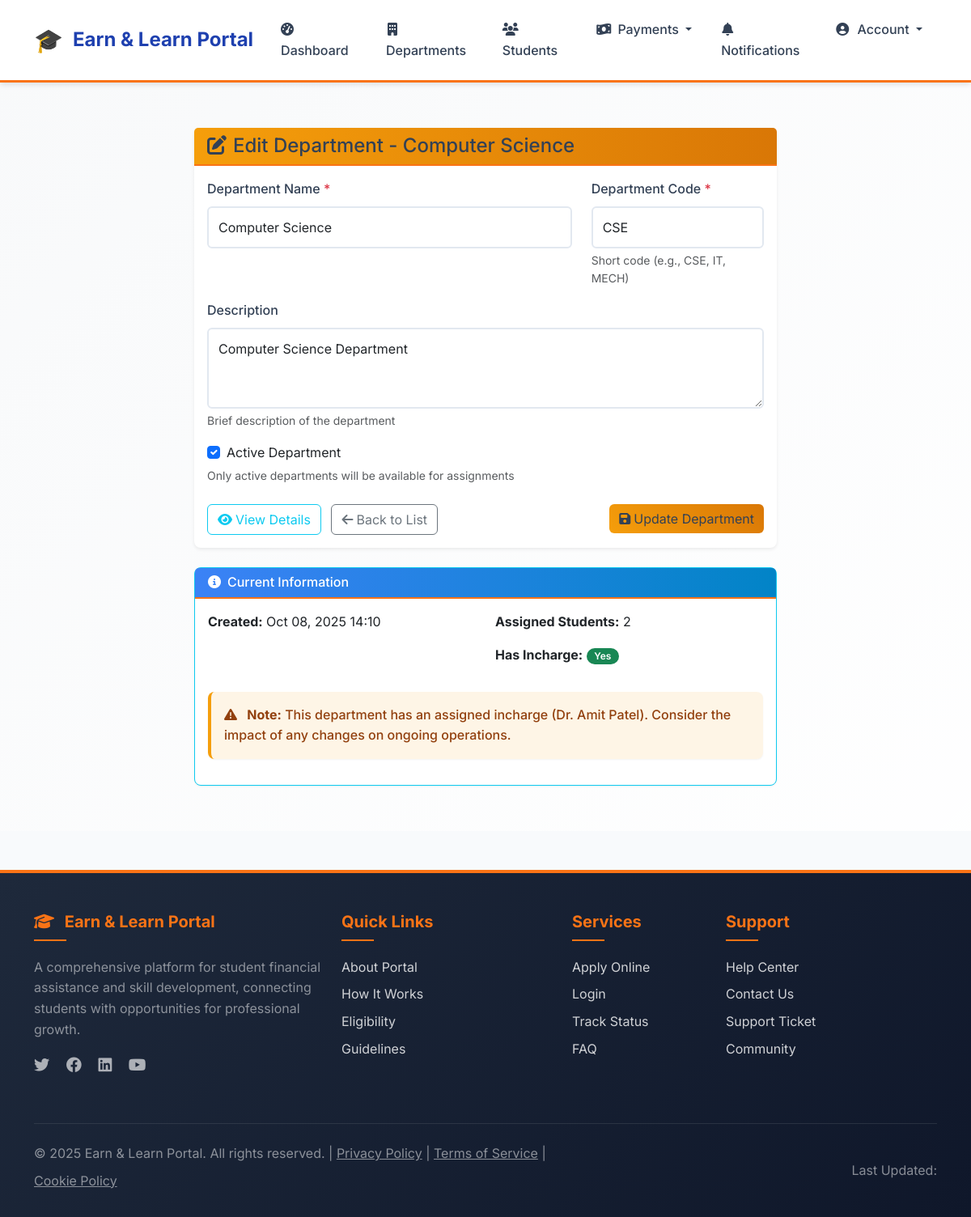
/departments/2/edit/ (signed in), run on the app's committed database.
### scheme/models.py (models this page shows, shortened)
class Department(models.Model):
    name = models.CharField(max_length=100, unique=True)
    code = models.CharField(max_length=10, unique=True, help_text="Department code (e.g., CSE, IT, MECH)")
    description = models.TextField(blank=True, null=True)
    is_active = models.BooleanField(default=True)
    created_at = models.DateTimeField(auto_now_add=True)
    created_by = models.ForeignKey(settings.AUTH_USER_MODEL, on_delete=models.SET_NULL, null=True, related_name='created_departments')
    class Meta:
        ordering = ['name']

class DepartmentIncharge(models.Model):
    user = models.OneToOneField(settings.AUTH_USER_MODEL, on_delete=models.CASCADE, limit_choices_to={'role': 'department_encharge'})
    department = models.OneToOneField(Department, on_delete=models.CASCADE, related_name='incharge')
    assigned_at = models.DateTimeField(auto_now_add=True)
    assigned_by = models.ForeignKey(settings.AUTH_USER_MODEL, on_delete=models.SET_NULL, null=True, related_name='assigned_incharges')
    is_active = models.BooleanField(default=True)
    class Meta:
        verbose_name = "Department Incharge"
        verbose_name_plural = "Department Incharges"

### users/models.py (models this page shows, shortened)
class User(AbstractUser):
    ROLE_CHOICES = [
        ('student', 'Student'),
        ('department_encharge', 'Department Encharge'),
        ('el_coordinator', 'E & L Coordinator'),
        ('admin', 'Admin'),
    ]
    role = models.CharField(max_length=20, choices=ROLE_CHOICES, default='student')
    is_registered = models.BooleanField(default=False)
    groups = models.ManyToManyField(Group, related_name="custom_user_groups", blank=True)
    user_permissions = models.ManyToManyField(Permission, related_name="custom_user_permissions", blank=True)
    def get_full_name(self):
        if self.role == 'student':
            scheme_app = self.get_scheme_application()
            if scheme_app:
                middle_name = f" {scheme_app.middle_name}" if scheme_app.middle_name else ""
                return f"{scheme_app.first_name}{middle_name} {scheme_app.last_name}".strip()
        return super().get_full_name() or self.username

### users/decorators.py (the view)
        def wrapper(request, *args, **kwargs):
            if request.user.is_authenticated and hasattr(request.user, 'role'):
                if isinstance(required_role, list):
                    if request.user.role in required_role:
                        return view_func(request, *args, **kwargs)
                else:
                    if request.user.role == required_role:
                        return view_func(request, *args, **kwargs)
                return HttpResponseForbidden("You are not authorized to access this page.")
            return HttpResponseForbidden("You are not authorized to access this page.")

### scheme/forms.py (shortened to what this page needs)
class DepartmentForm(forms.ModelForm):
    class Meta:
        model = Department
        fields = ['name', 'code', 'description', 'is_active']
        widgets = {
            'name': forms.TextInput(attrs={'class': 'form-control', 'placeholder': 'e.g., Computer Engineering'}),
            'code': forms.TextInput(attrs={'class': 'form-control', 'placeholder': 'e.g., CSE', 'style': 'text-transform: uppercase'}),
            'description': forms.Textarea(attrs={'class': 'form-control', 'rows': 3, 'placeholder': 'Department description...'}),
            'is_active': forms.CheckboxInput(attrs={'class': 'form-check-input'}),
        }

### notifications/context_processors.py (called while the page is built)
def unread_notifications_count(request):
    if request.user.is_authenticated:
        count = Notification.objects.filter(user=request.user, is_read=False).count()
    else:
        count = 0
    return {'unread_notifications_count': count}

### scheme/views.py (called while the page is built)
@login_required
@role_required('el_coordinator')
def edit_department(request, department_id):
    department = get_object_or_404(Department, id=department_id)
    if request.method == 'POST':
        form = DepartmentForm(request.POST, instance=department)
        if form.is_valid():
            form.save()
            messages.success(request, f"Department '{department.name}' updated successfully!")
            return redirect('department_list')
    else:
        form = DepartmentForm(instance=department)
    context = {'form': form, 'department': department}
    return render(request, 'scheme/edit_department.html', context)

### templates/scheme/edit_department.html (shortened to what this page needs)
{% extends 'base.html' %}
{% block content %}
<div class="container py-4">
    <div class="row justify-content-center">
        <div class="col-lg-8">
            <div class="card border-0 shadow-sm">
                <div class="card-header bg-warning text-dark">
                    <h4 class="mb-0">
                        <i class="fas fa-edit me-2"></i>Edit Department - {{ department.name }}
                    </h4>
                </div>
                <div class="card-body">
                    <form method="post" class="needs-validation" novalidate>
                        <div class="row">
                            <div class="col-md-8 mb-3">
                                <label for="{{ form.name.id_for_label }}" class="form-label fw-medium">
                                    Department Name <span class="text-danger">*</span>
                                </label>
                                {{ form.name }}
                            </div>
                            <div class="col-md-4 mb-3">
                                <label for="{{ form.code.id_for_label }}" class="form-label fw-medium">
                                    Department Code <span class="text-danger">*</span>
                                </label>
                                {{ form.code }}
                                <div class="form-text">Short code (e.g., CSE, IT, MECH)</div>
                            </div>
                        </div>
                        <div class="mb-3">
                            <label for="{{ form.description.id_for_label }}" class="form-label fw-medium">
                                Description
                            </label>
                            {{ form.description }}
                            <div class="form-text">Brief description of the department</div>
                        </div>
                        <div class="mb-4">
                            <div class="form-check">
                                {{ form.is_active }}
                                <label class="form-check-label" for="{{ form.is_active.id_for_label }}">
                                    Active Department
                                </label>
                            </div>
                            <div class="form-text">Only active departments will be available for assignments</div>
                        </div>
                        <div class="d-flex justify-content-between">
                            <div>
                                <a href="{% url 'department_detail' department.id %}" class="btn btn-outline-info me-2">
                                    <i class="fas fa-eye me-1"></i>View Details
                                </a>
                                <a href="{% url 'department_list' %}" class="btn btn-outline-secondary">
                                    <i class="fas fa-arrow-left me-1"></i>Back to List
                                </a>
                            </div>
                            <div>
                                <button type="submit" class="btn btn-warning">
                                    <i class="fas fa-save me-1"></i>Update Department
                                </button>
                            </div>
                        </div>
                    </form>
                </div>
            </div>
            <div class="card border-info mt-4">
                <div class="card-header bg-info text-white">
                    <h6 class="mb-0"><i class="fas fa-info-circle me-2"></i>Current Information</h6>
                </div>
                <div class="card-body">
                    <div class="row">
                        <div class="col-md-6">
                            <p><strong>Created:</strong> {{ department.created_at|date:"M d, Y H:i" }}</p>
                        </div>
                        <div class="col-md-6">
                            <p><strong>Assigned Students:</strong> {{ department.assigned_students.count }}</p>
                            <p><strong>Has Incharge:</strong>
                                {% if department.incharge %}
                                    <span class="badge bg-success">Yes</span>
                                {% else %}
                                    <span class="badge bg-warning">No</span>
                                {% endif %}
                            </p>
                        </div>
                    </div>
                    {% if department.incharge %}
                        <div class="alert alert-warning mt-3">
                            <i class="fas fa-exclamation-triangle me-2"></i>
                            <strong>Note:</strong> This department has an assigned incharge ({{ department.incharge.user.get_full_name }}).
                            Consider the impact of any changes on ongoing operations.
                        </div>
                    {% endif %}
                </div>
            </div>
        </div>
    </div>
</div>
{% endblock %}

### templates/base.html (style rules this page uses)
:root { --primary-blue: #1e40af; --primary-blue-rgb: 30, 64, 175; --secondary-orange: #f97316; --accent-green: #059669; --dark-navy: #1e293b; --white: #ffffff; --light-gray: #f8fafc; --gray: #64748b; --dark-gray: #334155; --border-color: #e2e8f0; --success: #10b981; --warning: #f59e0b; --danger: #ef4444; --info: #3b82f6; --font-family: 'Inter', 'Segoe UI', sans-serif; --font-weight-normal: 400; --font-weight-medium: 500; --font-weight-semibold: 600; --font-weight-bold: 700; --shadow-sm: 0 1px 2px 0 rgba(0, 0, 0, 0.05); --shadow-md: 0 4px 6px -1px rgba(0, 0, 0, 0.1); --shadow-lg: 0 10px 15px -3px rgba(0, 0, 0, 0.1); }
* { box-sizing: border-box; }
body { font-family: var(--font-family); font-weight: var(--font-weight-normal); line-height: 1.6; color: var(--dark-gray); background-color: var(--light-gray); margin: 0; padding: 0; min-height: 100vh; display: flex; flex-direction: column; }
.btn-warning { background: linear-gradient(45deg, var(--warning), #d97706); border: none; color: var(--dark-gray); }
.form-control { border: 2px solid var(--border-color); border-radius: 8px; padding: 0.75rem; font-size: 1rem; transition: all 0.3s ease; }
.form-label { font-weight: var(--font-weight-semibold); color: var(--dark-gray); margin-bottom: 0.5rem; }
.card { background: var(--white); border: 1px solid var(--border-color); border-radius: 12px; box-shadow: var(--shadow-sm); transition: all 0.3s ease; }
.card-header { background: linear-gradient(90deg, var(--primary-blue), var(--dark-navy)); color: var(--white); font-weight: var(--font-weight-semibold); border-bottom: 2px solid var(--secondary-orange); }
.card-header.bg-warning { background: linear-gradient(90deg, var(--warning), #d97706) !important; color: var(--dark-gray) !important; }
.card-header.bg-info { background: linear-gradient(90deg, var(--info), #2563eb) !important; color: var(--white) !important; }
.alert { border: none; border-radius: 10px; border-left: 4px solid; font-weight: var(--font-weight-medium); box-shadow: var(--shadow-sm); }
.alert-warning { background-color: rgba(245, 158, 11, 0.1); border-left-color: var(--warning); color: #92400e; }
.badge { font-weight: var(--font-weight-semibold); border-radius: 20px; padding: 0.35em 0.8em; }
.form-control { border: 2px solid var(--border-color); border-radius: 6px; padding: 0.75rem; font-size: 1rem; transition: all 0.3s ease; }
.card { background: var(--white); border: 1px solid var(--border-color); border-radius: 8px; box-shadow: var(--shadow-sm); transition: all 0.3s ease; }
.card-header.bg-info { background: linear-gradient(90deg, var(--info), #0284c7) !important; color: var(--white) !important; }
.alert { border: none; border-radius: 8px; border-left: 4px solid; font-weight: var(--font-weight-medium); box-shadow: var(--shadow-sm); }

### data on the page
Department: name "Computer Science", code "CSE", description "Computer Science Department", is_active "☑", created_at "Oct 08, 2025 14:10", assigned_students.count "2", incharge.user.get_full_name "Dr. Amit Patel"
